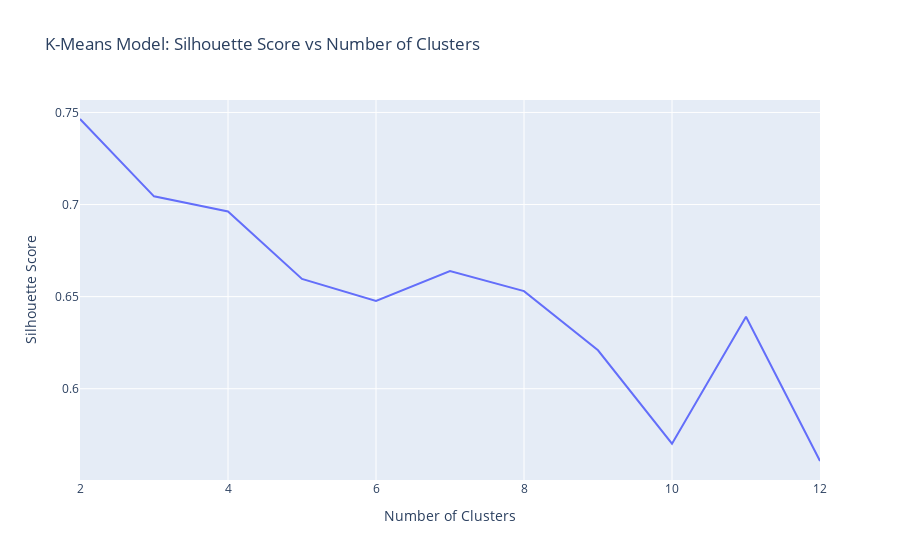

Here is the notebook cell this chart was saved with:
### Code cell
# Create a line plot of `silhouette_scores` vs `n_clusters`
fig = px.line(
    x=n_clusters,
    y=silhouette_scores,
    title="K-Means Model: Silhouette Score vs Number of Clusters"
)
fig.update_layout(xaxis_title="Number of Clusters", yaxis_title="Silhouette Score")
fig.show()

### Figure 1 — Plotly figure (JSON) as saved in the notebook; plotly's stock layout.template omitted (floating-point values rounded to 4 significant figures)
{"data": [{"hovertemplate": "x=%{x}<br>y=%{y}<extra></extra>", "legendgroup": "", "line": {"color": "#636efa", "dash": "solid"}, "marker": {"symbol": "circle"}, "mode": "lines", "name": "", "orientation": "v", "showlegend": false, "type": "scatter", "x": [2, 3, 4, 5, 6, 7, 8, 9, 10, 11, 12], "xaxis": "x", "y": [0.7465, 0.7045, 0.6963, 0.6596, 0.6476, 0.6639, 0.653, 0.6209, 0.5702, 0.6391, 0.5608], "yaxis": "y"}], "layout": {"autosize": true, "legend": {"tracegroupgap": 0}, "title": {"text": "K-Means Model: Silhouette Score vs Number of Clusters"}, "xaxis": {"anchor": "y", "autorange": true, "domain": [0, 1], "range": [2, 12], "title": {"text": "Number of Clusters"}, "type": "linear"}, "yaxis": {"anchor": "x", "autorange": true, "domain": [0, 1], "range": [0.5504, 0.7568], "title": {"text": "Silhouette Score"}, "type": "linear"}}}
